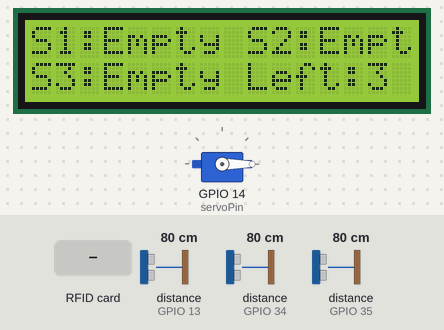
A program run on a simulated ESP32. On the bench: 16×2 character LCD, servo. Wiring (inferred from the names in the program): 3 × ultrasonic range finder: trigger GPIO 12, echo GPIO 13 / trigger GPIO 25, echo GPIO 35 / trigger GPIO 27, echo GPIO 34. The test bench sets the inputs (shaded band); at power-on: distance to the obstacle (sensors on GPIO 13, GPIO 34, GPIO 35) 80 cm. The echo pulse lasts 58.3 µs per cm; WiFi joins after 1.5 s; servers stay silent unless stated; uploads are accepted with an empty reply; what the program prints to the serial monitor is not drawn.

Above: at 4.3 s.
4.4 s: RFID card 5E 7A 19 C4 held to the reader
At 5.0 s:
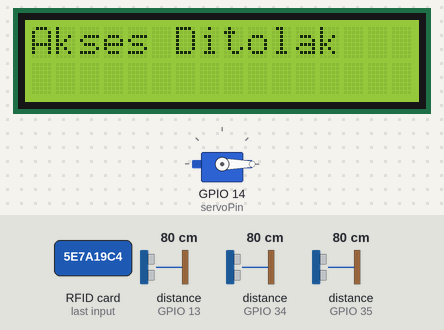
7.9 s: distance to the obstacle (sensor on GPIO 13) set to 12 cm
10.2 s: distance to the obstacle (sensor on GPIO 13) set to 9 cm
At 10.5 s:
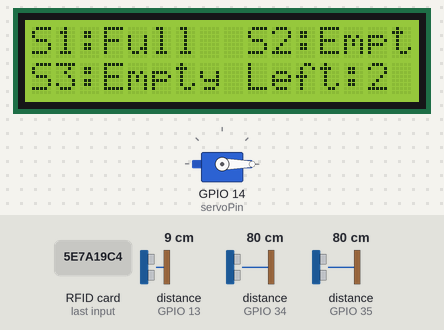
11.7 s: distance to the obstacle (sensor on GPIO 34) set to 12 cm
14.0 s: distance to the obstacle (sensor on GPIO 34) set to 9 cm
At 14.6 s:
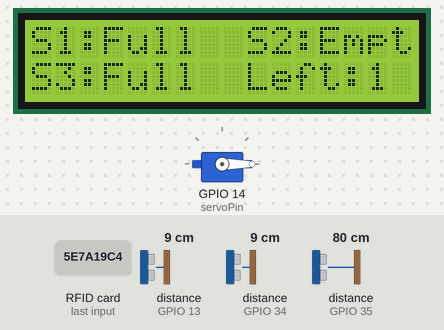
15.5 s: distance to the obstacle (sensor on GPIO 35) set to 12 cm
17.8 s: distance to the obstacle (sensor on GPIO 35) set to 9 cm
At 19.3 s:
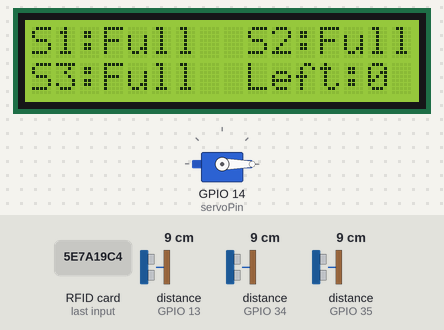
Timing chart, 0 to 20.3 s (numbered marks = the images above; inputs shaded):
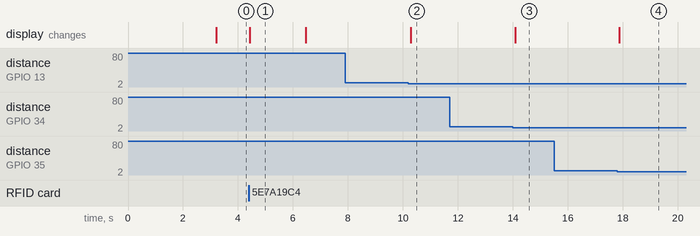

The program:

main.cpp
```cpp
#include <SPI.h>
#include <MFRC522.h>
#include <Wire.h>
#include <LiquidCrystal_I2C.h>
#include <ESP32Servo.h> // Servo
#include <WiFi.h>
#include <HTTPClient.h>

// ======================[ Konfigurasi Pin & Objek ]======================
#define SS_PIN 5
#define RST_PIN 26
MFRC522 rfid(SS_PIN, RST_PIN);
LiquidCrystal_I2C lcd(0x27, 16, 2);

// HC-SR04 - 3 sensor
const int trigPins[3] = {12, 25, 27};
const int echoPins[3] = {13, 35, 34};
const long ambangBatasi = 10;          // Ambang jarak dalam cm
bool slotStatus[3];                    // Status 3 slot

// RFID yang diizinkan
String allowedTags[] = {};

// Servo
Servo palang;
const int servoPin = 14;
const int posisiTutup = 0;
const int posisiBuka = 90;

// Wi-Fi
const char* ssid = "Your_SSID";
const char* password = "Your_Password";

// ====================[ Deklarasi Fungsi ]===================
void cekSemuaSlot();
void tampilkanSlotDiLCD();
long bacaJarak(int trigPin, int echoPin);
void sendSlotStatusToServer();

// ====================[ Setup ]===================
void setup() {
  Serial.begin(115200);
  SPI.begin();
  rfid.PCD_Init();

  lcd.init();
  lcd.backlight();

  // Inisialisasi pin TRIG/ECHO untuk 3 sensor
  for (int i = 0; i < 3; i++) {
    pinMode(trigPins[i], OUTPUT);
    pinMode(echoPins[i], INPUT);
  }

  // Inisialisasi servo untuk palang
  palang.attach(servoPin);
  palang.write(posisiTutup); // Mulai tertutup

  lcd.clear();
  lcd.print("Parkir Siap...");
  delay(1000);

  // Koneksi ke Wi-Fi
  WiFi.begin(ssid, password);
  while (WiFi.status() != WL_CONNECTED) {
    delay(1000);
    Serial.println("Connecting to WiFi...");
  }
  Serial.println("Connected to WiFi");
}

// ====================[ Loop ]===================
void loop() {
  // Baca kartu RFID
  if (rfid.PICC_IsNewCardPresent() && rfid.PICC_ReadCardSerial()) {
    String rfidTag = "";
    for (byte i = 0; i < rfid.uid.size; i++) {
      rfidTag += String(rfid.uid.uidByte[i], HEX);  // Tanpa leading zero
    }
    rfidTag.toUpperCase();

    Serial.print("Tag dibaca: ");
    Serial.println(rfidTag);

    bool diizinkan = false;
    for (String tag : allowedTags) {
      if (rfidTag == tag) {
        diizinkan = true;
        break;
      }
    }

    lcd.clear();
    if (diizinkan) {
      lcd.print("Akses Diterima");
      Serial.println("Akses Diterima");

      // Buka palang
      palang.write(posisiBuka);
      delay(3000); // Waktu palang terbuka
      palang.write(posisiTutup);
    } else {
      lcd.print("Akses Ditolak");
      Serial.println("Akses Ditolak");
    }

    delay(2000);
    rfid.PICC_HaltA();
    rfid.PCD_StopCrypto1();
  }

  // Update status parkir
  cekSemuaSlot();
  tampilkanSlotDiLCD();

  // Kirim data status slot ke server
  sendSlotStatusToServer();

  delay(1000);
}

// ====================[ Fungsi Bantu ]===================
long bacaJarak(int trigPin, int echoPin) {
  digitalWrite(trigPin, LOW);
  delayMicroseconds(2);
  digitalWrite(trigPin, HIGH);
  delayMicroseconds(10);
  digitalWrite(trigPin, LOW);

  long durasi = pulseIn(echoPin, HIGH, 30000);
  long jarak = durasi * 0.034 / 2;
  if (jarak == 0) jarak = 300;
  return jarak;
}

void cekSemuaSlot() {
  for (int i = 0; i < 3; i++) {
    long jarak = bacaJarak(trigPins[i], echoPins[i]);
    slotStatus[i] = jarak < ambangBatasi;
    Serial.print("Slot ");
    Serial.print(i + 1);
    Serial.print(": ");
    Serial.print(jarak);
    Serial.println(" cm");
  }
}

void tampilkanSlotDiLCD() {
  lcd.clear();
  lcd.setCursor(0, 0);
  lcd.print("S1:");
  lcd.print(slotStatus[0] ? "Full" : "Empty");

  lcd.setCursor(9, 0);
  lcd.print("S2:");
  lcd.print(slotStatus[1] ? "Full" : "Empty");

  lcd.setCursor(0, 1);
  lcd.print("S3:");
  lcd.print(slotStatus[2] ? "Full" : "Empty");

  int sisa = 0;
  for (int i = 0; i < 3; i++) {
    if (!slotStatus[i]) sisa++;
  }

  lcd.setCursor(9, 1);
  lcd.print("Left:");
  lcd.print(sisa);
}

// Fungsi untuk mengirim data status slot ke server
void sendSlotStatusToServer() {
  HTTPClient http;
  String serverURL = "Your_IP_Address_Ngrok/api"; // Ganti dengan URL server Anda

  // Data JSON untuk mengirim status slot parkir
  String payload = "{\"slot1\": " + String(slotStatus[0]) + ", \"slot2\": " + String(slotStatus[1]) + ", \"slot3\": " + String(slotStatus[2]) + "}";

  http.begin(serverURL);
  http.addHeader("Content-Type", "application/json");

  int httpResponseCode = http.POST(payload);

  if (httpResponseCode > 0) {
    Serial.println("Data terkirim dengan status: " + String(httpResponseCode));
  } else {
    Serial.println("Gagal mengirim data. Kode error: " + String(httpResponseCode));
  }

  http.end();
}
```

Measured:
- the behaviour switches between 11 and 10 cm on distance to the obstacle (sensor on GPIO 13) (found by bisection; images 1 and 2)
- the behaviour switches between 11 and 10 cm on distance to the obstacle (sensor on GPIO 34) (found by bisection; images 2 and 3)
- the behaviour switches between 11 and 10 cm on distance to the obstacle (sensor on GPIO 35) (found by bisection; images 3 and 4)
- after the input at 4.4 s, the display: changes at once (image 1)
- after the input at 7.9 s, every drawn part: stays the same
- after the input at 10.2 s, the display: changes after 0.09 s (image 2)
- after the input at 11.7 s, every drawn part: stays the same
- after the input at 14.0 s, the display: changes after 0.09 s (image 3)
- after the input at 15.5 s, every drawn part: stays the same
- after the input at 17.8 s, the display: changes after 0.07 s (image 4)
